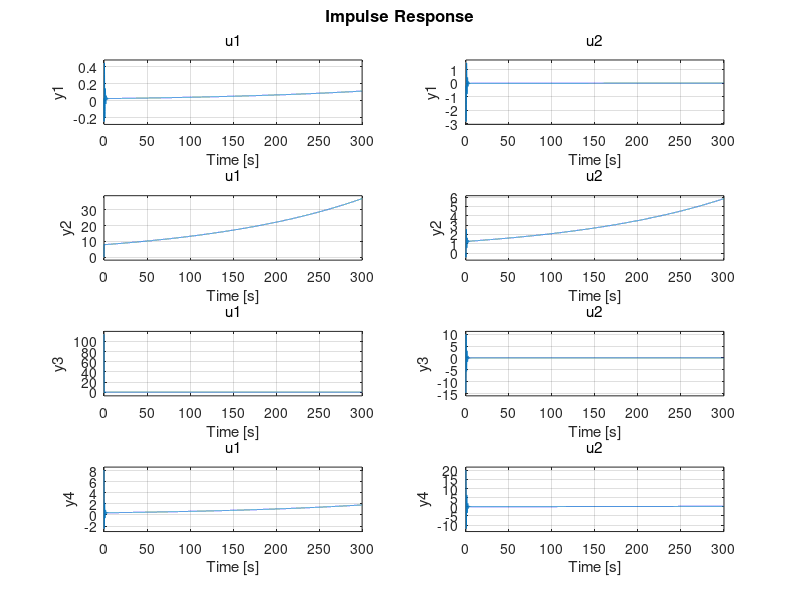

The MATLAB source for this figure:
clear all
clc
%Asymmetric equations of Motion in State Space System

% Parameters

hp0    = 1000;      	  % pressure altitude in the stationary flight condition [m]
V0     = 200;            % true airspeed in the stationary flight condition [m/sec]
m      = 4500;         % Kg

rho0   = 1.2250;          % air density at sea level [kg/m^3] 
lambda = -0.0065;         % temperature gradient in ISA [K/m]
Temp0  = 288.15;          % temperature at sea level in ISA [K]
R      = 287.05;          % specific gas constant [m^2/sec^2K]
g      = 9.81;            % [m/sec^2] (gravity constant)

rho    = rho0*((1+(lambda*hp0/Temp0)))^(-((g/(lambda*R))+1));   % [kg/m^3]  (air density)
W      = m*g;
b = 15.911;
S = 30;
mu_b = m/(rho*S*b);
C_L = 2*W/(rho*V0^2*S);
V = V0;



Cy_bt_dot = 0;
Cy_bt = -0.7500;
Cy_p = -0.0304;
Cy_r = +0.8495;
Cy_da = -0.0400;
Cy_dr = +0.2300;

K_x = sqrt(0.019);
K_xz = 0.002;
K_z = sqrt(0.042);


Cn_bt_dot = 0;
Cn_bt = +0.1348;
Cn_p = -0.0602;
Cn_r = -0.2061;
Cn_da = -0.0120;
Cn_dr = -0.0939;

Cl_bt = -0.10260;
Cl_p = -0.71085;
Cl_r = +0.23760;
Cl_da = -0.23088;
Cl_dr = +0.03440;


% Rewritten form 
% C1*x_dot + C2*x + C3*u = 0

C_1 = [2*(Cy_bt_dot - 2*mu_b),0,0,0; 0,-1,0,0; 0,0,(-4*mu_b*(K_x^2)*(b/V)),(4*mu_b*K_xz*(b/V));
    2*Cn_bt_dot,0,(4*mu_b*K_xz*(b/V)),(-4*mu_b*(K_z^2)*(b/V))];

C_2 = [(Cy_bt*(2*V/b)),(C_L*(2*V/b)),Cy_p,((Cy_r - (4*mu_b))); 0,0,1,0; Cl_bt*(2*V/b),0,Cl_p,Cl_r;
    (Cn_bt*(2*V/b)),0,Cn_p,Cn_r];

C_3 = [-Cy_da*(2*V/b), -Cy_dr*(2*V/b); 0,0 ; -Cl_da*(2*V/b), -Cl_dr*(2*V/b) ; -Cn_da*(2*V/b), -Cn_dr*(2*V/b)];


% State Space System

% y = x (chosen output vector is same as state vector)
% Aa = -(C1^-1)*C2
% Ba = - (C1^-1)*C3
% Ca = Identity(4)
% Da = null vector

Aa = -inv(C_1)*C_2;
Ba = -inv(C_1)*C_3;
Ca = eye(4);
Da = zeros(4,2);

sys_a = ss(Aa,Ba,Ca,Da);
impulse(sys_a);

